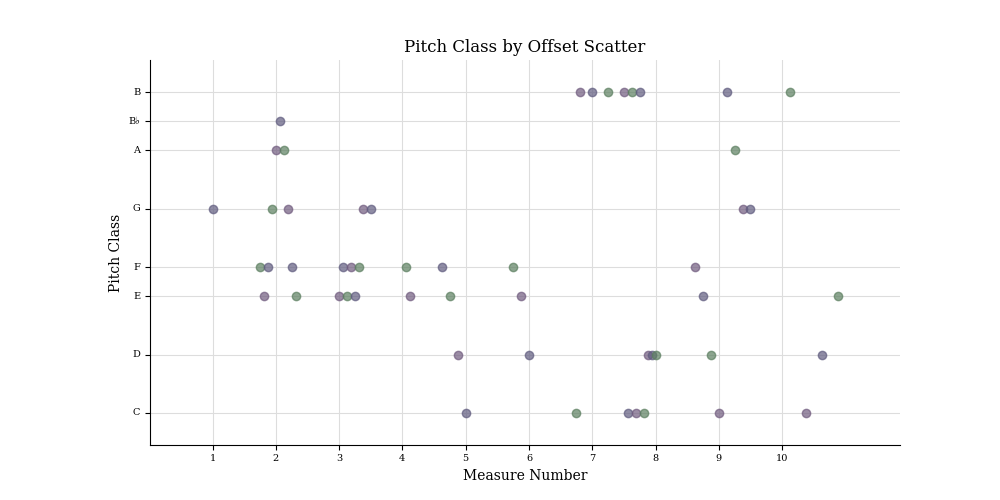
#> input picture ethnonmusicology/assets/pitch_class_scatter/n1_scatter_1-10.png, 1000 x 500 px, found by its file name
$ jupyter execute image_comparison_1-10.ipynb
#> lines starting #> are read from the running program, lines starting #| are printed output that depends on the picture; long printed decimals are rounded
[cell 1]
import numpy as np
import cv2
from itertools import combinations
from sklearn.metrics.pairwise import cosine_similarity
import matplotlib.pyplot as plt
import seaborn as sns
from imagededup.methods import PHash, DHash, WHash, AHash, CNN
from skimage import metrics

[cell 2]
# Load the five images


img1 = cv2.imread(
    '/Users/abhishekchoubey/SMC master/2nd timester/AMP lab/git repo/AMPLab/ethnonmusicology/assets/pitch_class_scatter/n1_scatter_1-10.png', 0)
#> img1: shape (500, 1000); min 0, max 255, mean 251.9
img2 = cv2.imread(
    '/Users/abhishekchoubey/SMC master/2nd timester/AMP lab/git repo/AMPLab/ethnonmusicology/assets/pitch_class_scatter/n2_scatter_1-10.png', 0)
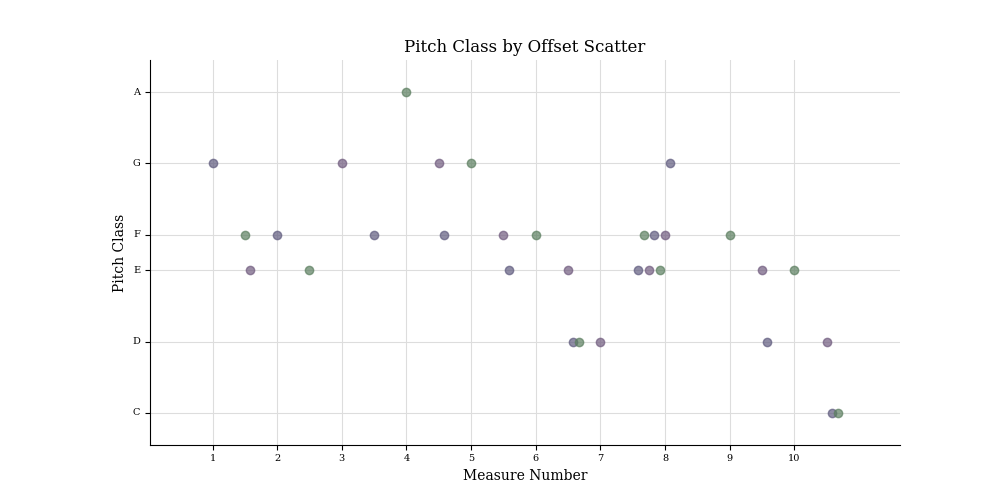
#> input picture ethnonmusicology/assets/pitch_class_scatter/n2_scatter_1-10.png, 1000 x 500 px, found by its file name
#> img2: shape (500, 1000); min 0, max 255, mean 252.4
img3 = cv2.imread(
    '/Users/abhishekchoubey/SMC master/2nd timester/AMP lab/git repo/AMPLab/ethnonmusicology/assets/pitch_class_scatter/n3_scatter_1-10.png', 0)
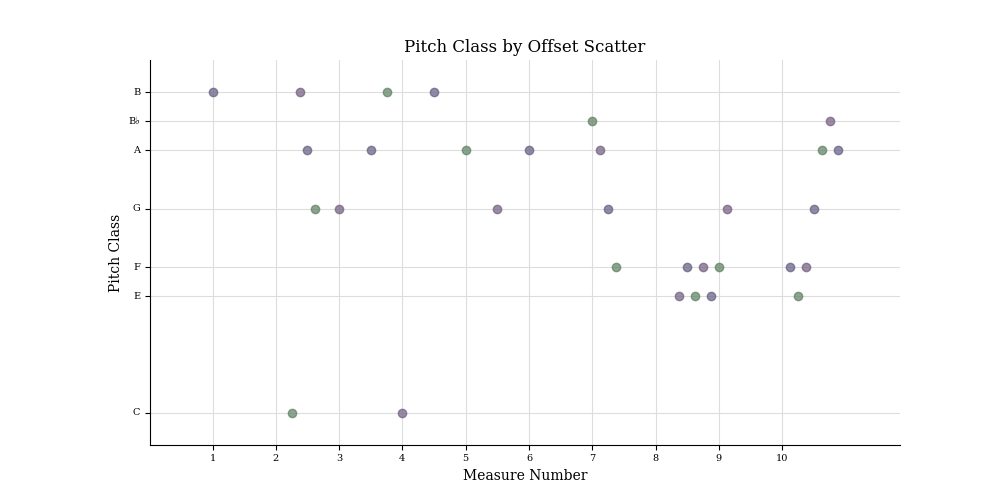
#> input picture ethnonmusicology/assets/pitch_class_scatter/n3_scatter_1-10.png, 1000 x 500 px, found by its file name
#> img3: shape (500, 1000); min 0, max 255, mean 252.3
img4 = cv2.imread(
    '/Users/abhishekchoubey/SMC master/2nd timester/AMP lab/git repo/AMPLab/ethnonmusicology/assets/pitch_class_scatter/n4_scatter_1-10.png', 0)
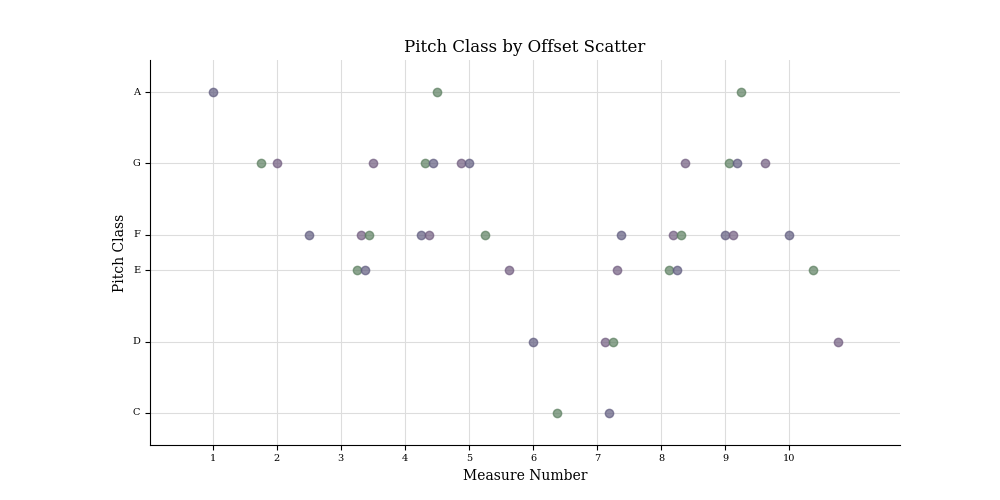
#> input picture ethnonmusicology/assets/pitch_class_scatter/n4_scatter_1-10.png, 1000 x 500 px, found by its file name
#> img4: shape (500, 1000); min 0, max 255, mean 252.3
img5 = cv2.imread(
    '/Users/abhishekchoubey/SMC master/2nd timester/AMP lab/git repo/AMPLab/ethnonmusicology/assets/pitch_class_scatter/n5_scatter_1-10.png', 0)
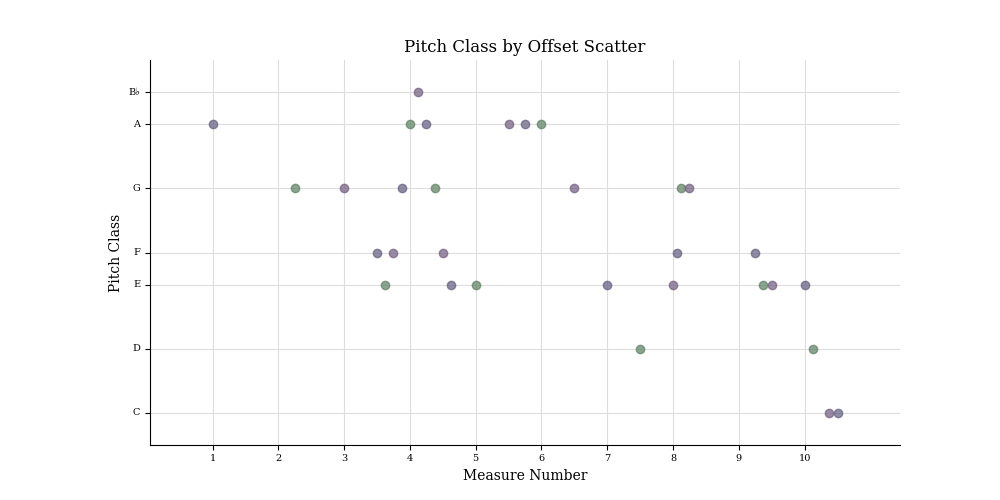
#> input picture ethnonmusicology/assets/pitch_class_scatter/n5_scatter_1-10.png, 1000 x 500 px, found by its file name
#> img5: shape (500, 1000); min 0, max 255, mean 252.3

[cell 3]
images = [img1, img2, img3, img4, img5]
for i in images:
    imgplot = plt.imshow(i)
    plt.show()
#> this loop made 5 passes

[cell 4]
# Convert images to binary arrays
bin_imgs = [cv2.threshold(img, 0, 255, cv2.THRESH_BINARY)[1]
            for img in [img1, img2, img3, img4, img5]]
#> bin_imgs = 5 items

# Flatten binary arrays to 1D vectors
vec_imgs = [img.flatten() for img in bin_imgs]
#> vec_imgs = 5 items

# Compute cosine similarity between all pairs of images
combinations = list(combinations(range(5), 2))
cos_similarities = cosine_similarity(vec_imgs)
#> cos_similarities = [[1, 1, 1, 1, 1], [1, 1, 1, 1, 1], [1, 1, 1, 1, 1], [1, 1, 1, 1, 1], [1, 1, 1, 1, 1]]

[cell 5]
# Plot the cosine similarity matrix
plt.imshow(cos_similarities, cmap='jet')
plt.colorbar()
plt.xticks(range(5), ['1', '2', '3', '4', '5'])
plt.yticks(range(5), ['1', '2', '3', '4', '5'])
plt.title('Pairwise Cosine Similarity')
plt.show()
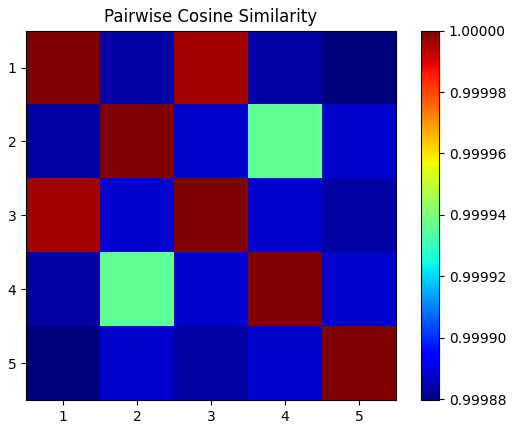
#> figure drawn by matplotlib, 2 panels

[cell 6]
# from imagededup.methods import PHash, DHash, WHash, AHash, CNN


# hashers = [PHash(), DHash(), WHash(), AHash()]
# fe = CNN()

# hashes1 = [hasher.hash_image(img1) for hasher in hashers]
# hashes2 = [hasher.hash_image(img2) for hasher in hashers]
# # hashes3 = [hasher.hash_image(img3) for hasher in hashers]
# # hashes4 = [hasher.hash_image(img4) for hasher in hashers]
# # hashes5 = [hasher.hash_image(img5) for hasher in hashers]


# features1 = fe.extract_features(img1)
# features2 = fe.extract_features(img2)
# # features3 = fe.extract_features(img3)
# # features4 = fe.extract_features(img4)
# # features5 = fe.extract_features(img5)

# # Compute the similarity between the images using multiple distance measures
# similarity_scores = {}
# for hasher in hashers:
#     similarity_scores[hasher.__class__.__name__] = hasher.normalized_distance(
#         hashes1[hashers.index(hasher)], hashes2[hashers.index(hasher)])

# similarity_scores['CNN'] = cosine_similarity(
#     features1.reshape(1, -1), features2.reshape(1, -1))[0][0]

# print(similarity_scores)

[cell 7]
images = [img1, img2, img3, img4, img5]

ssim_scores = np.zeros((5, 5))
nrmse_scores = np.zeros((5, 5))
psnr_scores = np.zeros((5, 5))
mssim_scores = np.zeros((5, 5))
for i in range(len(images)):
    for j in range(i+1, len(images)):
        # Compute the similarity scores using four different metrics
        ssim = metrics.structural_similarity(images[i], images[j])
        ssim_scores[i, j] = ssim
        ssim_scores[j, i] = ssim
        nrmse = metrics.normalized_root_mse(images[i], images[j])
        nrmse_scores[i, j] = nrmse
        nrmse_scores[j, i] = nrmse
        psnr = metrics.peak_signal_noise_ratio(images[i], images[j])
        psnr_scores[i, j] = psnr
        psnr_scores[j, i] = psnr
        mssim = metrics.mean_squared_error(images[i], images[j])
        mssim_scores[i, j] = mssim
        mssim_scores[j, i] = mssim
#> after the loop, mssim_scores = [[0, 250.3, 145, 257.9, 232.3], [250.3, 0, 209.8, 142.3, 208.7], [145, 209.8, 0, 213.2, 192.2], [257.9, 142.3, 213.2, 0, 228], [232.3, 208.7, 192.2, 228, 0]]; nrmse_scores = [[0, 0.0626, 0.0476, 0.0635, 0.0603], [0.0626, 0, 0.0572, 0.0471, 0.0571], [0.0476, 0.0572, 0, 0.0577, 0.0548], [0.0635, 0.0471, 0.0577, 0, 0.0597], [0.0603, 0.0571, 0.0548, 0.0597, 0]]; psnr_scores = [[0, 24.15, 26.52, 24.02, 24.47], [24.15, 0, 24.91, 26.6, 24.93], [26.52, 24.91, 0, 24.84, 25.29], [24.02, 26.6, 24.84, 0, 24.55], [24.47, 24.93, 25.29, 24.55, 0]]; ssim_scores = [[0, 0.844, 0.963, 0.846, 0.837], [0.844, 0, 0.856, 0.928, 0.855], [0.963, 0.856, 0, 0.858, 0.847], [0.846, 0.928, 0.858, 0, 0.85], [0.837, 0.855, 0.847, 0.85, 0]]

# Set the diagonal elements of scores to 1
np.fill_diagonal(ssim_scores, 1)
np.fill_diagonal(nrmse_scores, 1)
np.fill_diagonal(psnr_scores, 1)
np.fill_diagonal(mssim_scores, 1)


#scale all the scores
min_score_ssim = np.min(ssim_scores)
#> min_score_ssim = 0.837
max_score_ssim = np.max(ssim_scores)
#> max_score_ssim = 1
scaled_ssim_scores = (ssim_scores - min_score_ssim) / \
    (max_score_ssim - min_score_ssim)
#> scaled_ssim_scores = [[1, 0.0469, 0.772, 0.0565, 0], [0.0469, 1, 0.115, 0.56, 0.109], [0.772, 0.115, 1, 0.132, 0.0606], [0.0565, 0.56, 0.132, 1, 0.0784], [0, 0.109, 0.0606, 0.0784, 1]]


min_score_nrmse = np.min(nrmse_scores)
#> min_score_nrmse = 0.0471
max_score_nrmse = np.max(nrmse_scores)
#> max_score_nrmse = 1
scaled_nrmse_scores = (nrmse_scores - min_score_nrmse) / \
    (max_score_nrmse - min_score_nrmse)
#> scaled_nrmse_scores = [[1, 0.0162, 0.00054, 0.0172, 0.0138], [0.0162, 1, 0.0106, 0, 0.0104], [0.00054, 0.0106, 1, 0.0111, 0.00804], [0.0172, 0, 0.0111, 1, 0.0132], [0.0138, 0.0104, 0.00804, 0.0132, 1]]


min_score_psnr = np.min(psnr_scores)
#> min_score_psnr = 1
max_score_psnr = np.max(psnr_scores)
#> max_score_psnr = 26.6
scaled_psnr_scores = (psnr_scores - min_score_psnr) / \
    (max_score_psnr - min_score_psnr)
#> scaled_psnr_scores = [[0, 0.904, 0.997, 0.899, 0.917], [0.904, 0, 0.934, 1, 0.935], [0.997, 0.934, 0, 0.931, 0.949], [0.899, 1, 0.931, 0, 0.92], [0.917, 0.935, 0.949, 0.92, 0]]

min_score_mssim = np.min(mssim_scores)
#> min_score_mssim = 1
max_score_mssim = np.max(mssim_scores)
#> max_score_mssim = 257.9
scaled_mssim_scores = (mssim_scores - min_score_mssim) / \
    (max_score_mssim - min_score_mssim)
#> scaled_mssim_scores = [[0, 0.97, 0.56, 1, 0.9], [0.97, 0, 0.813, 0.55, 0.809], [0.56, 0.813, 0, 0.826, 0.744], [1, 0.55, 0.826, 0, 0.883], [0.9, 0.809, 0.744, 0.883, 0]]


print(type(scaled_nrmse_scores))
#| <class 'numpy.ndarray'>

[cell 8]
print(type(scaled_nrmse_scores))
#| <class 'numpy.ndarray'>

print(scaled_nrmse_scores.var())
#| 0.1568

[cell 9]
# Display the SSIM scores
scores_list = [scaled_ssim_scores, scaled_nrmse_scores, scaled_psnr_scores, scaled_mssim_scores]
scores_list_name = ["scaled_ssim_scores", "scaled_nrmse_scores",
               "scaled_psnr_scores", "scaled_mssim_scores"]


for i in range(0, len(scores_list)):
# Create a heatmap using seaborn
    sns.heatmap(scores_list[i], annot=True, cmap='Blues')
    # Set the title and axis labels
    plt.title(scores_list_name[i])
    plt.xlabel('Image ID')
    plt.ylabel('Image ID')
    # Show the plot
    plt.show()
#> this loop made 4 passes
#> pass 1, `plt.show()`:
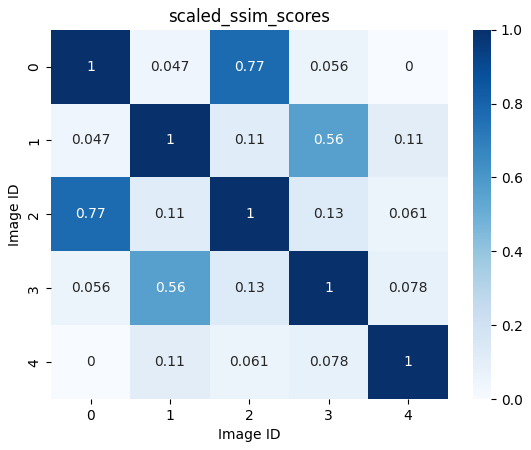
#> figure drawn by matplotlib, 2 panels
#> pass 2, `plt.show()`:
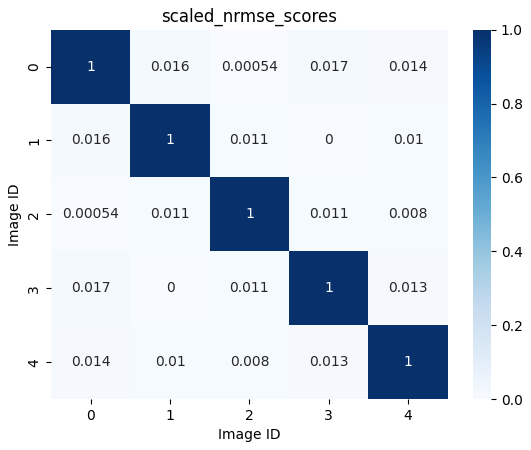
#> figure drawn by matplotlib, 2 panels
